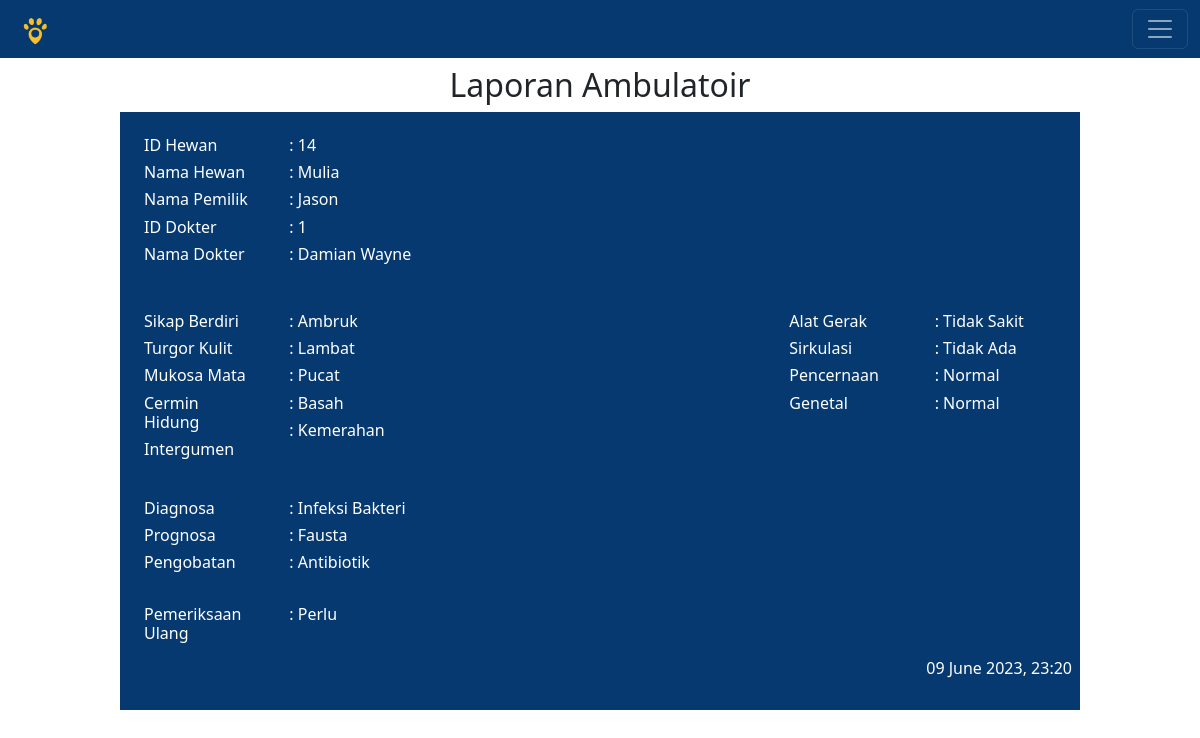
The app's page /output_ambul.php?id_ambul=8 with its own data.
### tables this page shows
CREATE TABLE `ambul` (
  `id_ambul` int(11) NOT NULL,
  `id_dokter` int(11) NOT NULL,
  `id_pemeriksaan` varchar(20) NOT NULL,
  `sikap_berdiri` varchar(20) NOT NULL,
  `turgor_kulit` varchar(20) NOT NULL,
  `mukosa_mata` varchar(20) NOT NULL,
  `cermin_hidung` varchar(20) NOT NULL,
  `intergumen` varchar(20) NOT NULL,
  `alat_gerak` varchar(20) NOT NULL,
  `sirkulasi` varchar(20) NOT NULL,
  `pencernaan` varchar(20) NOT NULL,
  `genetal` varchar(20) NOT NULL,
  `diagnosa` text NOT NULL,
  `prognosa` text NOT NULL,
  `pengobatan` varchar(20) NOT NULL,
  `pemeriksaan_ulang` varchar(20) NOT NULL,
  `tanggal` datetime NOT NULL
);

CREATE TABLE `hewan` (
  `id_hewan` int(11) NOT NULL,
  `nama_hewan` varchar(30) NOT NULL,
  `nama_pemilik` varchar(30) NOT NULL,
  `alamat` varchar(30) NOT NULL,
  `no_wa_pemilik` varchar(20) NOT NULL,
  `umur` varchar(30) NOT NULL,
  `spesies` varchar(20) NOT NULL,
  `ras` varchar(20) NOT NULL,
  `warna` varchar(20) NOT NULL,
  `berat` varchar(30) NOT NULL,
  `jenis_kelamin` varchar(6) NOT NULL,
  `tanda_khusus` varchar(20) NOT NULL
);

CREATE TABLE `dokter_hewan` (
  `id_dokter` int(11) NOT NULL,
  `nama` varchar(30) NOT NULL,
  `spesialisasi` varchar(30) NOT NULL,
  `password` varchar(15) NOT NULL
);

### output_ambul.php (the view, shortened to what this page needs)
<?php
	include 'koneksi.php';
?>
<!DOCTYPE html>
<html>
<head>
	<link href="https://cdn.jsdelivr.net/npm/bootstrap@5.2.2/dist/css/bootstrap.min.css" rel="stylesheet">
	<link rel="stylesheet" href="home.css">
</head>
<body>
	<nav class="navbar navbar-dark" style="background-color:#063970">
  	<div class="container-fluid">
  	  <a class="navbar-brand"><img src="Images/logo.png" style="height:30px" alt="BAROKAH 2"></a>
  	  <button class="navbar-toggler" type="button" data-bs-toggle="offcanvas" data-bs-target="#offcanvasRight" aria-controls="offcanvasRight">
  	  	<span class="navbar-toggler-icon"></span>
  	  </button>
  	</div>
	</nav>
	<?php
		$id_ambul	= $_GET['id_ambul'];
		$query = mysqli_query($connect, "SELECT a.*, b.*, c.*, d.* FROM ambul as a INNER JOIN dokter_hewan as b ON a.id_dokter=b.id_dokter INNER JOIN data_pemeriksaan as c ON a.id_pemeriksaan=c.id_pemeriksaan INNER JOIN hewan as d ON c.id_hewan=d.id_hewan WHERE a.id_ambul='$id_ambul'");
	while ($data = mysqli_fetch_array($query)) {
	?>
	<center class="my-1 pt-1">
	<h2>Laporan Ambulatoir</h2>
	<div style="width:80%; background-color:#063970;" class="py-4 px-2">
		<div class="row">
			<div class="col-2 mr-0">
			<div style="color:white; text-align:left;" class="mb-3 mx-3">
				<h6>ID Hewan</h6>
				<h6>Nama Hewan</h6>
				<h6>Nama Pemilik</h6>
				<h6>ID Dokter</h6>
				<h6>Nama Dokter</h6><br>
			</div>
			</div>
			<div class="col-10 mr-5">
			<div style="color:white; text-align:left;">
				<h6><?= ": ".$data['id_hewan'];?></h6>
				<h6><?= ": ".$data['nama_hewan'];?></h6>
				<h6><?= ": ".$data['nama_pemilik'];?></h6>
				<h6><?= ": ".$data['id_dokter'];?></h6>
				<h6><?= ": ".$data['nama'];?></h6><br>
			</div>
			</div>
		</div>
		<div class="row">
			<div class="col-2">
			<div style="color:white; text-align:left;" class="mb-3 mx-3">
				<h6>Sikap Berdiri</h6>
				<h6>Turgor Kulit</h6>
				<h6>Mukosa Mata</h6>
				<h6>Cermin Hidung</h6>
				<h6>Intergumen</h6>
			</div>
			</div>
			<div class="col-6 ml-3">
			<div style="color:white; text-align:left;">
				<h6><?= ": ".$data['sikap_berdiri'];?></h6>
				<h6><?= ": ".$data['turgor_kulit'];?></h6>
				<h6><?= ": ".$data['mukosa_mata'];?></h6>
				<h6><?= ": ".$data['cermin_hidung'];?></h6>
				<h6><?= ": ".$data['intergumen'];?></h6>
			</div>
			</div>
			<div class="col-2">
			<div style="color:white; text-align:left;" class="mb-3 mx-3">
				<h6>Alat Gerak</h6>
				<h6>Sirkulasi</h6>
				<h6>Pencernaan</h6>
				<h6>Genetal</h6>
			</div>
			</div>
			<div class="col-2 mr-3">
			<div style="color:white; text-align:left;">
				<h6><?= ": ".$data['alat_gerak'];?></h6>
				<h6><?= ": ".$data['sirkulasi'];?></h6>
				<h6><?= ": ".$data['pencernaan'];?></h6>
				<h6><?= ": ".$data['genetal'];?></h6>
			</div>
			</div>
		</div>
		<div class="row">
			<div class="col-2 mr-0">
			<div style="color:white; text-align:left;" class="mb-3 mx-3">
				<br>
				<h6>Diagnosa</h6>
				<h6>Prognosa</h6>
				<h6>Pengobatan</h6><br>
				<h6>Pemeriksaan Ulang</h6>
			</div>
			</div>
			<div class="col-10 mr-5">
			<div style="color:white; text-align:left;">
				<br>
				<h6><?= ": ".$data['diagnosa'];?></h6>
				<h6><?= ": ".$data['prognosa'];?></h6>
				<h6><?= ": ".$data['pengobatan'];?></h6><br>
				<h6><?= ": ".$data['pemeriksaan_ulang'];?></h6>
			</div>
			</div>
		</div>
		<div style="color:white; text-align:right;" class="mr-3">
				<h6><?= date('d F Y',strtotime($data['tanggal'])).", ".date('H:i', strtotime($data['tanggal']));?></h6>
		</div>
	<?php } ?>
	</div>
	</center>
</body>
</html>

### records on screen
ambul: hewan.id_hewan "14", hewan.nama_hewan "Mulia", hewan.nama_pemilik "Jason", id_dokter.id_dokter "1", id_dokter.nama "Damian Wayne", sikap_berdiri "Ambruk", turgor_kulit "Lambat", mukosa_mata "Pucat", cermin_hidung "Basah", intergumen "Kemerahan", alat_gerak "Tidak Sakit", sirkulasi "Tidak Ada", pencernaan "Normal", genetal "Normal", diagnosa "Infeksi Bakteri", prognosa "Fausta", pengobatan "Antibiotik", pemeriksaan_ulang "Perlu", tanggal "09 June 2023", tanggal "23:20"
